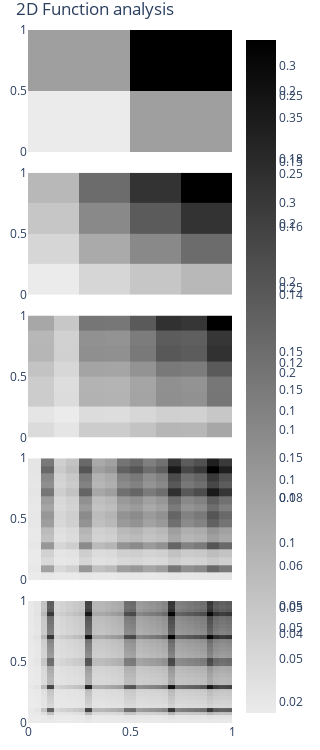

Source (notebook cell):
### Code cell
def fo_function_analysis2(fo_state, max_depth=3, print_logs=False):
   """Returns a figure with a 2d histogram plotting the function landscape as MCTS will se it. Manual (Fast)"""

   #Find evaluation points
   stop = {}
   start = {}
   max_depth_step = {}
   x = {}
   division_size = {}
   dimensions = len(fo_state.ranges)

   #splits by dimension
   for d in range(dimensions):
      
      stop[d] = fo_state.ranges[d][1]
      start[d] = fo_state.ranges[d][0]
      max_depth_step[d] = (stop[d]-start[d])/(fo_state.splits**max_depth)
      division_size[d] = stop[d] - start[d]
      while division_size[d] > fo_state.minimum_step:
         division_size[d] = division_size[d]/fo_state.splits   
      #if print_logs: print("dimension", d, " division_size", division_size[d], "start", start[d], "stop", stop[d], "max_detph_step", max_depth_step[d])

      #get central points
      x[d] = []   
      next_start = start[d]
      center_distance = division_size[d]/2
      while next_start+center_distance < stop[d]:
         next_stop = next_start + division_size[d]
         x[d].append(next_start+center_distance) #gets the value in the middle
         next_start = next_stop
      #if print_logs: print("x", x[d])
   #if print_logs: print("max_depth_step", max_depth_step)


   fig_x = {}
   fig_y = {}
   fig_z = {}
   for current_depth in reversed([md+1 for md in range(max_depth)]):
      depth_step = {}
      for d in range(dimensions):
         depth_step[d] = (stop[d]-start[d])/(fo_state.splits**current_depth)
      #if print_logs: print("current_depth", current_depth, "depth_step", depth_step)

      if max_depth == current_depth:
         granular_x = x[0]
         granular_y = x[1]
      else:
         granular_x = fig_x[current_depth+1]
         granular_y = fig_y[current_depth+1]
         granular_z = {}
         for i in range(len(granular_x)):
            granular_z[(granular_x[i], granular_y[i])] = fig_z[current_depth+1][i]

      all_depth_steps = {}
      for d in range(dimensions):
         all_depth_steps[d] = [[i*depth_step[d], (i+0.5)*depth_step[d], (i+1)*depth_step[d]] for i in range(fo_state.splits**current_depth)]
         all_depth_steps[d][0][0] = start[d]
         all_depth_steps[d][-1][2] = stop[d]
      #if print_logs: print("all_depth_steps shape:", str([str(k)+":"+str(len(v)) for k,v in all_depth_steps.items()]))
      #if print_logs: print("all_depth_steps max:", str(max([max(v) for k,v in all_depth_steps.items()])), str(min([min(v) for k,v in all_depth_steps.items()])))

      avg_by_y={}
      for j in granular_y:
         avg_by_y[j] = {}
         steps = 0
         count = 0
         accum = 0
         for i in granular_x:
            #if print_logs: print("i", i, "steps", steps)
            if i > all_depth_steps[0][steps][2]:
               avg_by_y[j][all_depth_steps[0][steps][1]] = accum/count
               count = 0
               accum = 0
               steps += 1
            if max_depth == current_depth:
               accum = accum + fo_state.function([i,j])
            else:
               accum = accum + granular_z[(i,j)]
            count += 1
         #if print_logs: print("i", i, "steps", steps)
         avg_by_y[j][all_depth_steps[0][steps][1]] = accum/count
         all_x_keys = avg_by_y[j].keys()
      #if print_logs: print("avg_by_y", avg_by_y)
      #if print_logs: print("all_x_keys", all_x_keys)

      fig_x[current_depth]=[]
      fig_y[current_depth]=[]
      fig_z[current_depth]=[]
      for i in all_x_keys:
         steps = 0
         count = 0
         accum = 0
         for j in avg_by_y.keys():
            if j > all_depth_steps[1][steps][2]:
               fig_x[current_depth].append(i)
               fig_y[current_depth].append(all_depth_steps[1][steps][1])
               fig_z[current_depth].append(accum/count)
               count = 0
               accum = 0
               steps += 1
            accum = accum + avg_by_y[j][i]
            count += 1
         fig_x[current_depth].append(i)
         fig_y[current_depth].append(all_depth_steps[1][steps][1])
         fig_z[current_depth].append(accum/count)


   #create subplots
   plot_pixels = 150
   n_plots = max_depth
   """
   if n_plots%2==0:
      row_heights = [1/(n_plots/2) for _ in range(int(n_plots/2))]
      column_widths = [0.5, 0.5]
   else:
   """
   row_heights = [1/n_plots for _ in range(n_plots)]
   column_widths = [1]
   #if print_logs: 
   #   print(row_heights, column_widths)
   #   print("rows",len(row_heights),"cols",len(column_widths))
   fig = make_subplots(
      rows=len(row_heights)
      ,cols=len(column_widths)
      ,shared_xaxes=True
      ,vertical_spacing=0.03
      ,row_heights = row_heights
      ,column_widths = column_widths
      #,specs=[[{"secondary_y": True}] for _ in range(len(column_widths))]
      )
   
   #add function plot
   #x = np.linspace(0.001,1,5000)
   #y = [fo_state.function([i]) for i in x]
   #fig.add_trace(go.Scatter(x=x, y=y, showlegend=False,marker={"color":"black"}),row=1,col=1)
   

   #add analysis plots
   n_ticks_colorbar = [0,3,0,0,0,0,0,0,0,0,0,0]
   for d in range(1,max_depth+1):
      if d==1: show_legend = True
      else: show_legend = False
      #print("n_bins", str(fo_state.splits**d))
      #if print_logs:
         #print("fig_x[d]", fig_x[d])
         #print("fig_y[d]", fig_y[d])
         #print("fig_z[d]", fig_z[d])
         #print("nbinsx",str(fo_state.splits**d))
      fig.add_trace(
         go.Histogram2d(x=fig_x[d], y=fig_y[d], z=fig_z[d],histfunc ="avg"
            #,autobinx =False
            #,nbinsx=5
            ,xbins = {"size":(stop[0]-start[0])/fo_state.splits**d}
            ,ybins = {"size":(stop[1]-start[1])/fo_state.splits**d}
            #,nbinsy=fo_state.splits**d
            #,color_continuous_scale="gray"
            ,colorscale = [[0, 'rgb(235,235,235)'], [1, 'rgb(0,0,0)']]
            ,showlegend = False
            ,colorbar = {"nticks":n_ticks_colorbar[d]}
            #,texttemplate= "%{z}"
            )
         ,row=d,col=1)
      #fig.add_trace(go.Scatter(x=[start,stop], y=[max(y),max(y)], line=dict(color='royalblue', width=2, dash='dash'),showlegend=False,marker={"color":"blue"}),row=d+1,col=1)

   #update fig layout
   #fig.update_layout(barmode='stack')
   fig.update_layout(margin=dict(l=10, r=10, t=30, b=20)
      ,width=plot_pixels+100
      ,height=plot_pixels*n_plots
      ,autosize=False
      ,plot_bgcolor='rgba(0,0,0,0)',title={"text":"2D Function analysis"}
                #,legend=dict(
                    #title = "Formula",
                    #orientation="h",
                    #yanchor="top",
                    #y=-0.65,
                    #xanchor="center",
                    #x=0.5,  
                    #font = dict(family = "Arial", size = 14, color = "black"),
                    #bordercolor="LightSteelBlue",
                    #borderwidth=2,
                    #itemsizing='trace',
                    #itemwidth = 30
                    #)  
                    )
   #fig.update_yaxes(showgrid=True, gridwidth=1, gridcolor='black')
   #fig.update_xaxes(showline=True, linewidth=2, linecolor='black', mirror=True)
   #fig.update_yaxes(showline=True, linewidth=2, linecolor='black', mirror=True)
   # fig.update_xaxes(range=[start,stop])
   fig.update_xaxes(range=[start[0],stop[0]])
   fig.update_yaxes(range=[start[1],stop[1]])
   

   return fig
   
random_player = RandomPlayer()
dummy_state = FunctionOptimisationState(players=[random_player], function=6, ranges=[[0,1],[0,1]], minimum_step=0.001, splits=2)
functions = dummy_state.function_list
join = "/"
logs_path = "logs/FO"
output_name = "collective_tree_logs.csv"
#print(dummy_state.availableMoves())
#fig = hist2d(dummy_state, print_logs=True)
fig = fo_function_analysis2(dummy_state, print_logs=True, max_depth=5)
fig.show()

### Figure 1 — Plotly figure (JSON) as saved in the notebook; plotly's stock layout.template omitted (floating-point values rounded to 4 significant figures; data arrays with more than 128 entries replaced by an {"elided": "..."} marker saying what was removed)
{"data": [{"colorbar": {"nticks": 3}, "colorscale": [[0, "rgb(235,235,235)"], [1, "rgb(0,0,0)"]], "histfunc": "avg", "showlegend": false, "type": "histogram2d", "x": [0.25, 0.25, 0.75, 0.75], "xaxis": "x", "xbins": {"size": 0.5}, "y": [0.25, 0.75, 0.25, 0.75], "yaxis": "y", "ybins": {"size": 0.5}, "z": [0.03913, 0.08265, 0.08265, 0.1746]}, {"colorbar": {"nticks": 0}, "colorscale": [[0, "rgb(235,235,235)"], [1, "rgb(0,0,0)"]], "histfunc": "avg", "showlegend": false, "type": "histogram2d", "x": [0.125, 0.125, 0.125, 0.125, 0.375, 0.375, 0.375, 0.375, 0.625, 0.625, 0.625, 0.625, 0.875, 0.875, 0.875, 0.875], "xaxis": "x2", "xbins": {"size": 0.25}, "y": [0.125, 0.375, 0.625, 0.875, 0.125, 0.375, 0.625, 0.875, 0.125, 0.375, 0.625, 0.875, 0.125, 0.375, 0.625, 0.875], "yaxis": "y2", "ybins": {"size": 0.25}, "z": [0.01655, 0.03435, 0.04783, 0.05968, 0.03435, 0.07127, 0.09925, 0.1238, 0.04783, 0.09925, 0.1382, 0.1724, 0.05968, 0.1238, 0.1724, 0.2151]}, {"colorbar": {"nticks": 0}, "colorscale": [[0, "rgb(235,235,235)"], [1, "rgb(0,0,0)"]], "histfunc": "avg", "showlegend": false, "type": "histogram2d", "x": [0.0625, 0.0625, 0.0625, 0.0625, 0.0625, 0.0625, 0.0625, 0.0625, 0.1875, 0.1875, 0.1875, 0.1875, 0.1875, 0.1875, 0.1875, 0.1875, 0.3125, 0.3125, 0.3125, 0.3125, 0.3125, 0.3125, 0.3125, 0.3125, 0.4375, 0.4375, 0.4375, 0.4375, 0.4375, 0.4375, 0.4375, 0.4375, 0.5625, 0.5625, 0.5625, 0.5625, 0.5625, 0.5625, 0.5625, 0.5625, 0.6875, 0.6875, 0.6875, 0.6875, 0.6875, 0.6875, 0.6875, 0.6875, 0.8125, 0.8125, 0.8125, 0.8125, 0.8125, 0.8125, 0.8125, 0.8125, 0.9375, 0.9375, 0.9375, 0.9375, 0.9375, 0.9375, 0.9375, 0.9375], "xaxis": "x3", "xbins": {"size": 0.125}, "y": [0.0625, 0.1875, 0.3125, 0.4375, 0.5625, 0.6875, 0.8125, 0.9375, 0.0625, 0.1875, 0.3125, 0.4375, 0.5625, 0.6875, 0.8125, 0.9375, 0.0625, 0.1875, 0.3125, 0.4375, 0.5625, 0.6875, 0.8125, 0.9375, 0.0625, 0.1875, 0.3125, 0.4375, 0.5625, 0.6875, 0.8125, 0.9375, 0.0625, 0.1875, 0.3125, 0.4375, 0.5625, 0.6875, 0.8125, 0.9375, 0.0625, 0.1875, 0.3125, 0.4375, 0.5625, 0.6875, 0.8125, 0.9375, 0.0625, 0.1875, 0.3125, 0.4375, 0.5625, 0.6875, 0.8125, 0.9375, 0.0625, 0.1875, 0.3125, 0.4375, 0.5625, 0.6875, 0.8125, 0.9375], "yaxis": "y3", "ybins": {"size": 0.125}, "z": [0.02675, 0.01534, 0.04394, 0.04339, 0.05352, 0.06809, 0.06644, 0.08527, 0.01534, 0.008793, 0.02519, 0.02488, 0.03068, 0.03904, 0.0381, 0.04889, 0.04394, 0.02519, 0.07218, 0.07127, 0.08791, 0.1118, 0.1091, 0.1401, 0.04339, 0.02488, 0.07127, 0.07037, 0.0868, 0.1104, 0.1078, 0.1383, 0.05352, 0.03068, 0.08791, 0.0868, 0.1071, 0.1362, 0.1329, 0.1706, 0.06809, 0.03904, 0.1118, 0.1104, 0.1362, 0.1733, 0.1691, 0.2171, 0.06644, 0.0381, 0.1091, 0.1078, 0.1329, 0.1691, 0.165, 0.2118, 0.08527, 0.04889, 0.1401, 0.1383, 0.1706, 0.2171, 0.2118, 0.2718]}, {"colorbar": {"nticks": 0}, "colorscale": [[0, "rgb(235,235,235)"], [1, "rgb(0,0,0)"]], "histfunc": "avg", "showlegend": false, "type": "histogram2d", "x": {"elided": "256 float values"}, "xaxis": "x4", "xbins": {"size": 0.0625}, "y": {"elided": "256 float values"}, "yaxis": "y4", "ybins": {"size": 0.0625}, "z": {"elided": "256 float values"}}, {"colorbar": {"nticks": 0}, "colorscale": [[0, "rgb(235,235,235)"], [1, "rgb(0,0,0)"]], "histfunc": "avg", "showlegend": false, "type": "histogram2d", "x": {"elided": "1024 float values"}, "xaxis": "x5", "xbins": {"size": 0.03125}, "y": {"elided": "1024 float values"}, "yaxis": "y5", "ybins": {"size": 0.03125}, "z": {"elided": "1024 float values"}}], "layout": {"autosize": false, "height": 750, "margin": {"b": 20, "l": 10, "r": 10, "t": 30}, "plot_bgcolor": "rgba(0,0,0,0)", "title": {"text": "2D Function analysis"}, "width": 250, "xaxis": {"anchor": "y", "domain": [0, 1], "matches": "x5", "range": [0, 1], "showticklabels": false}, "xaxis2": {"anchor": "y2", "domain": [0, 1], "matches": "x5", "range": [0, 1], "showticklabels": false}, "xaxis3": {"anchor": "y3", "domain": [0, 1], "matches": "x5", "range": [0, 1], "showticklabels": false}, "xaxis4": {"anchor": "y4", "domain": [0, 1], "matches": "x5", "range": [0, 1], "showticklabels": false}, "xaxis5": {"anchor": "y5", "domain": [0, 1], "range": [0, 1]}, "yaxis": {"anchor": "x", "domain": [0.824, 1], "range": [0, 1]}, "yaxis2": {"anchor": "x2", "domain": [0.618, 0.794], "range": [0, 1]}, "yaxis3": {"anchor": "x3", "domain": [0.412, 0.588], "range": [0, 1]}, "yaxis4": {"anchor": "x4", "domain": [0.206, 0.382], "range": [0, 1]}, "yaxis5": {"anchor": "x5", "domain": [0, 0.176], "range": [0, 1]}}}
